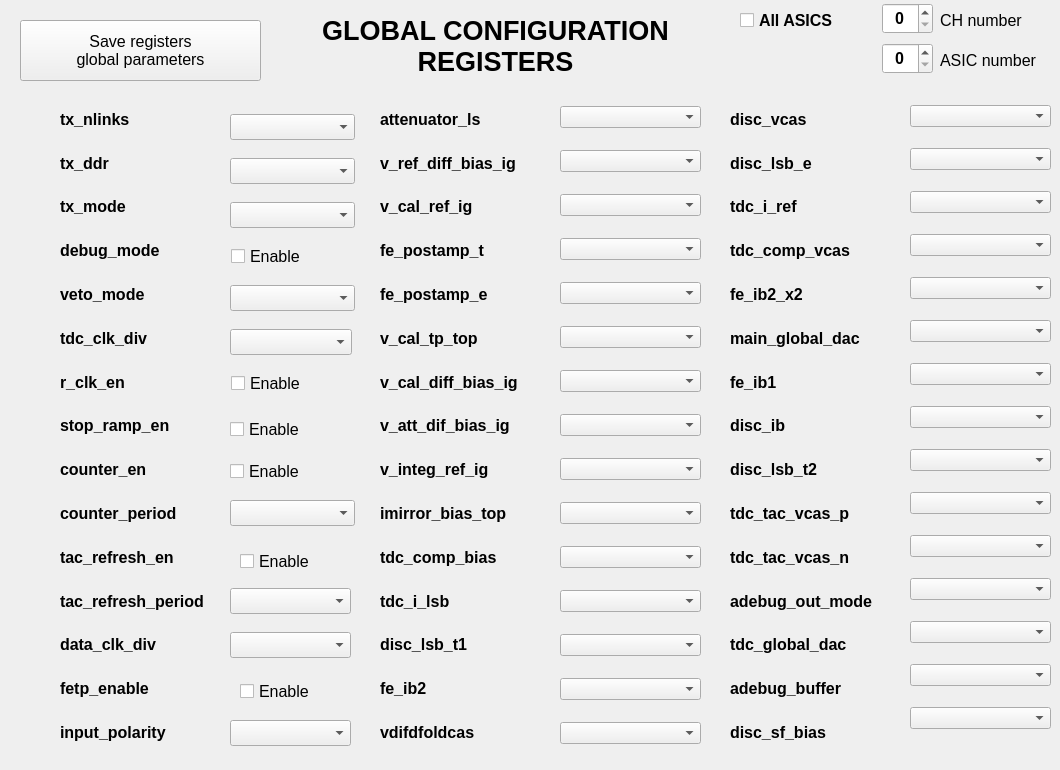
     <widget class="QWidget" name="GlobalASICconfig">
      <attribute name="title">
       <string>Global ASIC config</string>
      </attribute>
      <widget class="QPushButton" name="pushButton_reg_glob">
       <property name="geometry">
        <rect>
         <x>20</x>
         <y>20</y>
         <width>241</width>
         <height>61</height>
        </rect>
       </property>
       <property name="font">
        <font>
         <pointsize>12</pointsize>
        </font>
       </property>
       <property name="text">
        <string>Save registers
global parameters</string>
       </property>
      </widget>
      <widget class="QComboBox" name="comboBox_tx_ddr">
       <property name="geometry">
        <rect>
         <x>230</x>
         <y>158</y>
         <width>125</width>
         <height>26</height>
        </rect>
       </property>
      </widget>
      <widget class="QComboBox" name="comboBox_tx_mode">
       <property name="geometry">
        <rect>
         <x>230</x>
         <y>202</y>
         <width>125</width>
         <height>26</height>
        </rect>
       </property>
      </widget>
      <widget class="QComboBox" name="comboBox_veto_mode">
       <property name="geometry">
        <rect>
         <x>230</x>
         <y>285</y>
         <width>125</width>
         <height>26</height>
        </rect>
       </property>
      </widget>
      <widget class="QComboBox" name="comboBox_tdc_clk_div">
       <property name="geometry">
        <rect>
         <x>230</x>
         <y>329</y>
         <width>122</width>
         <height>26</height>
        </rect>
       </property>
      </widget>
      <widget class="QComboBox" name="comboBox_counter_period">
       <property name="geometry">
        <rect>
         <x>230</x>
         <y>500</y>
         <width>125</width>
         <height>26</height>
        </rect>
       </property>
      </widget>
      <widget class="QComboBox" name="comboBox_tac_refresh_period">
       <property name="geometry">
        <rect>
         <x>230</x>
         <y>588</y>
         <width>121</width>
         <height>26</height>
        </rect>
       </property>
      </widget>
      <widget class="QComboBox" name="comboBox_data_clk_div">
       <property name="geometry">
        <rect>
         <x>230</x>
         <y>632</y>
         <width>121</width>
         <height>26</height>
        </rect>
       </property>
      </widget>
      <widget class="QComboBox" name="comboBox_input_polarity">
       <property name="geometry">
        <rect>
         <x>230</x>
         <y>720</y>
         <width>121</width>
         <height>26</height>
        </rect>
       </property>
      </widget>
      <widget class="QCheckBox" name="checkBox_r_clk_en">
       <property name="enabled">
        <bool>true</bool>
       </property>
       <property name="geometry">
        <rect>
         <x>231</x>
         <y>372</y>
         <width>81</width>
         <height>22</height>
        </rect>
       </property>
       <property name="font">
        <font>
         <pointsize>12</pointsize>
        </font>
       </property>
       <property name="text">
        <string>Enable</string>
       </property>
      </widget>
      <widget class="QComboBox" name="comboBox_tx_nlinks">
       <property name="geometry">
        <rect>
         <x>230</x>
         <y>114</y>
         <width>125</width>
         <height>26</height>
        </rect>
       </property>
      </widget>
      <widget class="QCheckBox" name="checkBox_debug_mode">
       <property name="geometry">
        <rect>
         <x>231</x>
         <y>245</y>
         <width>81</width>
         <height>22</height>
        </rect>
       </property>
       <property name="font">
        <font>
         <pointsize>12</pointsize>
        </font>
       </property>
       <property name="text">
        <string>Enable</string>
       </property>
      </widget>
      <widget class="QWidget" name="layoutWidget_2">
       <property name="geometry">
        <rect>
         <x>910</x>
         <y>90</y>
         <width>141</width>
         <height>661</height>
        </rect>
       </property>
       <layout class="QVBoxLayout" name="verticalLayout_5">
        <item>
         <widget class="QComboBox" name="comboBox_disc_vcas"/>
        </item>
        <item>
         <widget class="QComboBox" name="comboBox_disc_lsb_e"/>
        </item>
        <item>
         <widget class="QComboBox" name="comboBox_tdc_i_ref"/>
        </item>
        <item>
         <widget class="QComboBox" name="comboBox_tdc_comp_vcas"/>
        </item>
        <item>
         <widget class="QComboBox" name="comboBox_fe_ib2_x2"/>
        </item>
        <item>
         <widget class="QComboBox" name="comboBox_main_global_dac"/>
        </item>
        <item>
         <widget class="QComboBox" name="comboBox_fe_ib1"/>
        </item>
        <item>
         <widget class="QComboBox" name="comboBox_disc_ib"/>
        </item>
        <item>
         <widget class="QComboBox" name="comboBox_disc_lsb_t2"/>
        </item>
        <item>
         <widget class="QComboBox" name="comboBox_tdc_tac_vcas_p"/>
        </item>
        <item>
         <widget class="QComboBox" name="comboBox_tdc_tac_vcas_n"/>
        </item>
        <item>
         <widget class="QComboBox" name="comboBox_adebug_out_mode"/>
        </item>
        <item>
         <widget class="QComboBox" name="comboBox_tdc_global_dac"/>
        </item>
        <item>
         <widget class="QComboBox" name="comboBox_adebug_buffer"/>
        </item>
        <item>
         <widget class="QComboBox" name="comboBox_disc_sf_bias"/>
        </item>
       </layout>
      </widget>
      <widget class="QCheckBox" name="checkBox_counter_en">
       <property name="geometry">
        <rect>
         <x>230</x>
         <y>460</y>
         <width>81</width>
         <height>22</height>
        </rect>
       </property>
       <property name="font">
        <font>
         <pointsize>12</pointsize>
        </font>
       </property>
       <property name="text">
        <string>Enable</string>
       </property>
      </widget>
      <widget class="QCheckBox" name="checkBox_tac_refresh_en">
       <property name="geometry">
        <rect>
         <x>240</x>
         <y>550</y>
         <width>81</width>
         <height>22</height>
        </rect>
       </property>
       <property name="font">
        <font>
         <pointsize>12</pointsize>
        </font>
       </property>
       <property name="text">
        <string>Enable</string>
       </property>
      </widget>
      <widget class="QCheckBox" name="checkBox_fetp_enable">
       <property name="geometry">
        <rect>
         <x>240</x>
         <y>680</y>
         <width>81</width>
         <height>22</height>
        </rect>
       </property>
       <property name="font">
        <font>
         <pointsize>12</pointsize>
        </font>
       </property>
       <property name="text">
        <string>Enable</string>
       </property>
      </widget>
      <widget class="QCheckBox" name="checkBox_stop_ramp_en">
       <property name="geometry">
        <rect>
         <x>230</x>
         <y>420</y>
         <width>85</width>
         <height>18</height>
        </rect>
       </property>
       <property name="font">
        <font>
         <pointsize>12</pointsize>
        </font>
       </property>
       <property name="text">
        <string>Enable</string>
       </property>
      </widget>
      <widget class="QWidget" name="layoutWidget">
       <property name="geometry">
        <rect>
         <x>60</x>
         <y>100</y>
         <width>164</width>
         <height>651</height>
        </rect>
       </property>
       <layout class="QVBoxLayout" name="verticalLayout">
        <item>
         <widget class="QLabel" name="label_7">
          <property name="font">
           <font>
            <pointsize>12</pointsize>
            <weight>75</weight>
            <bold>true</bold>
           </font>
          </property>
          <property name="text">
           <string>tx_nlinks</string>
          </property>
         </widget>
        </item>
        <item>
         <widget class="QLabel" name="label_8">
          <property name="font">
           <font>
            <pointsize>12</pointsize>
            <weight>75</weight>
            <bold>true</bold>
           </font>
          </property>
          <property name="text">
           <string>tx_ddr</string>
          </property>
         </widget>
        </item>
        <item>
         <widget class="QLabel" name="label_9">
          <property name="font">
           <font>
            <pointsize>12</pointsize>
            <weight>75</weight>
            <bold>true</bold>
           </font>
          </property>
          <property name="text">
           <string>tx_mode</string>
          </property>
         </widget>
        </item>
        <item>
         <widget class="QLabel" name="label_12">
          <property name="font">
           <font>
            <pointsize>12</pointsize>
            <weight>75</weight>
            <bold>true</bold>
           </font>
          </property>
          <property name="text">
           <string>debug_mode</string>
          </property>
         </widget>
        </item>
        <item>
         <widget class="QLabel" name="label_13">
          <property name="font">
           <font>
            <pointsize>12</pointsize>
            <weight>75</weight>
            <bold>true</bold>
           </font>
          </property>
          <property name="text">
           <string>veto_mode</string>
          </property>
         </widget>
        </item>
        <item>
         <widget class="QLabel" name="label_14">
          <property name="font">
           <font>
            <pointsize>12</pointsize>
            <weight>75</weight>
            <bold>true</bold>
           </font>
          </property>
          <property name="text">
           <string>tdc_clk_div</string>
          </property>
         </widget>
        </item>
        <item>
         <widget class="QLabel" name="label_15">
          <property name="font">
           <font>
            <pointsize>12</pointsize>
            <weight>75</weight>
            <bold>true</bold>
           </font>
          </property>
          <property name="text">
           <string>r_clk_en</string>
          </property>
         </widget>
        </item>
        <item>
         <widget class="QLabel" name="label_17">
          <property name="font">
           <font>
            <pointsize>12</pointsize>
            <weight>75</weight>
            <bold>true</bold>
           </font>
          </property>
          <property name="text">
           <string>stop_ramp_en</string>
          </property>
         </widget>
        </item>
        <item>
         <widget class="QLabel" name="label_18">
          <property name="font">
           <font>
            <pointsize>12</pointsize>
            <weight>75</weight>
            <bold>true</bold>
           </font>
          </property>
          <property name="text">
           <string>counter_en</string>
          </property>
         </widget>
        </item>
        <item>
         <widget class="QLabel" name="label_20">
          <property name="font">
           <font>
            <pointsize>12</pointsize>
            <weight>75</weight>
            <bold>true</bold>
           </font>
          </property>
          <property name="text">
           <string>counter_period</string>
          </property>
         </widget>
        </item>
        <item>
         <widget class="QLabel" name="label_21">
          <property name="font">
           <font>
            <pointsize>12</pointsize>
            <weight>75</weight>
            <bold>true</bold>
           </font>
          </property>
          <property name="text">
           <string>tac_refresh_en</string>
          </property>
         </widget>
        </item>
        <item>
         <widget class="QLabel" name="label_22">
          <property name="font">
           <font>
            <pointsize>12</pointsize>
            <weight>75</weight>
            <bold>true</bold>
           </font>
          </property>
          <property name="text">
           <string>tac_refresh_period</string>
          </property>
         </widget>
        </item>
        <item>
         <widget class="QLabel" name="label_23">
          <property name="font">
           <font>
            <pointsize>12</pointsize>
            <weight>75</weight>
            <bold>true</bold>
           </font>
          </property>
          <property name="text">
           <string>data_clk_div</string>
          </property>
         </widget>
        </item>
        <item>
         <widget class="QLabel" name="label_25">
          <property name="font">
           <font>
            <pointsize>12</pointsize>
            <weight>75</weight>
            <bold>true</bold>
           </font>
          </property>
          <property name="text">
           <string>fetp_enable</string>
          </property>
         </widget>
        </item>
        <item>
         <widget class="QLabel" name="label_26">
          <property name="font">
           <font>
            <pointsize>12</pointsize>
            <weight>75</weight>
            <bold>true</bold>
           </font>
          </property>
          <property name="text">
           <string>input_polarity</string>
          </property>
         </widget>
        </item>
       </layout>
      </widget>
      <widget class="QWidget" name="layoutWidget">
       <property name="geometry">
        <rect>
         <x>380</x>
         <y>100</y>
         <width>157</width>
         <height>651</height>
        </rect>
       </property>
       <layout class="QVBoxLayout" name="verticalLayout_2">
        <item>
         <widget class="QLabel" name="label_27">
          <property name="font">
           <font>
            <pointsize>12</pointsize>
            <weight>75</weight>
            <bold>true</bold>
           </font>
          </property>
          <property name="text">
           <string>attenuator_ls</string>
          </property>
         </widget>
        </item>
        <item>
         <widget class="QLabel" name="label_28">
          <property name="font">
           <font>
            <pointsize>12</pointsize>
            <weight>75</weight>
            <bold>true</bold>
           </font>
          </property>
          <property name="text">
           <string>v_ref_diff_bias_ig</string>
          </property>
         </widget>
        </item>
        <item>
         <widget class="QLabel" name="label_29">
          <property name="font">
           <font>
            <pointsize>12</pointsize>
            <weight>75</weight>
            <bold>true</bold>
           </font>
          </property>
          <property name="text">
           <string>v_cal_ref_ig</string>
          </property>
         </widget>
        </item>
        <item>
         <widget class="QLabel" name="label_30">
          <property name="font">
           <font>
            <pointsize>12</pointsize>
            <weight>75</weight>
            <bold>true</bold>
           </font>
          </property>
          <property name="text">
           <string>fe_postamp_t</string>
          </property>
         </widget>
        </item>
        <item>
         <widget class="QLabel" name="label_31">
          <property name="font">
           <font>
            <pointsize>12</pointsize>
            <weight>75</weight>
            <bold>true</bold>
           </font>
          </property>
          <property name="text">
           <string>fe_postamp_e</string>
          </property>
         </widget>
        </item>
        <item>
         <widget class="QLabel" name="label_32">
          <property name="font">
           <font>
            <pointsize>12</pointsize>
            <weight>75</weight>
            <bold>true</bold>
           </font>
          </property>
          <property name="text">
           <string>v_cal_tp_top</string>
          </property>
         </widget>
        </item>
        <item>
         <widget class="QLabel" name="label_33">
          <property name="font">
           <font>
            <pointsize>12</pointsize>
            <weight>75</weight>
            <bold>true</bold>
           </font>
          </property>
          <property name="text">
           <string>v_cal_diff_bias_ig</string>
          </property>
         </widget>
        </item>
        <item>
         <widget class="QLabel" name="label_34">
          <property name="font">
           <font>
            <pointsize>12</pointsize>
            <weight>75</weight>
            <bold>true</bold>
           </font>
          </property>
          <property name="text">
           <string>v_att_dif_bias_ig</string>
          </property>
         </widget>
        </item>
        <item>
         <widget class="QLabel" name="label_35">
          <property name="font">
           <font>
            <pointsize>12</pointsize>
            <weight>75</weight>
            <bold>true</bold>
           </font>
          </property>
          <property name="text">
           <string>v_integ_ref_ig</string>
          </property>
         </widget>
        </item>
        <item>
         <widget class="QLabel" name="label_36">
          <property name="font">
           <font>
            <pointsize>12</pointsize>
            <weight>75</weight>
            <bold>true</bold>
           </font>
          </property>
          <property name="text">
           <string>imirror_bias_top</string>
          </property>
         </widget>
        </item>
        <item>
         <widget class="QLabel" name="label_37">
          <property name="font">
           <font>
            <pointsize>12</pointsize>
            <weight>75</weight>
            <bold>true</bold>
           </font>
          </property>
          <property name="text">
           <string>tdc_comp_bias</string>
          </property>
         </widget>
        </item>
        <item>
         <widget class="QLabel" name="label_38">
          <property name="font">
           <font>
            <pointsize>12</pointsize>
            <weight>75</weight>
            <bold>true</bold>
           </font>
          </property>
          <property name="text">
           <string>tdc_i_lsb</string>
          </property>
         </widget>
        </item>
        <item>
         <widget class="QLabel" name="label_39">
          <property name="font">
           <font>
            <pointsize>12</pointsize>
            <weight>75</weight>
            <bold>true</bold>
           </font>
          </property>
          <property name="text">
           <string>disc_lsb_t1</string>
          </property>
         </widget>
        </item>
        <item>
         <widget class="QLabel" name="label_40">
          <property name="font">
           <font>
            <pointsize>12</pointsize>
            <weight>75</weight>
            <bold>true</bold>
           </font>
          </property>
          <property name="text">
           <string>fe_ib2</string>
          </property>
         </widget>
        </item>
        <item>
         <widget class="QLabel" name="label_41">
          <property name="font">
           <font>
            <pointsize>12</pointsize>
            <weight>75</weight>
            <bold>true</bold>
           </font>
          </property>
          <property name="text">
           <string>vdifdfoldcas</string>
          </property>
         </widget>
        </item>
       </layout>
      </widget>
      <widget class="QWidget" name="layoutWidget">
       <property name="geometry">
        <rect>
         <x>560</x>
         <y>90</y>
         <width>141</width>
         <height>671</height>
        </rect>
       </property>
       <layout class="QVBoxLayout" name="verticalLayout_3">
        <item>
         <widget class="QComboBox" name="comboBox_attenuator_ls"/>
        </item>
        <item>
         <widget class="QComboBox" name="comboBox_v_ref_diff_bias_ig"/>
        </item>
        <item>
         <widget class="QComboBox" name="comboBox_v_cal_ref_ig"/>
        </item>
        <item>
         <widget class="QComboBox" name="comboBox_fe_postamp_t"/>
        </item>
        <item>
         <widget class="QComboBox" name="comboBox_fe_postamp_e"/>
        </item>
        <item>
         <widget class="QComboBox" name="comboBox_v_cal_tp_top"/>
        </item>
        <item>
         <widget class="QComboBox" name="comboBox_v_cal_diff_bias_ig"/>
        </item>
        <item>
         <widget class="QComboBox" name="comboBox_v_att_diff_bias_ig"/>
        </item>
        <item>
         <widget class="QComboBox" name="comboBox_v_integ_ref_ig"/>
        </item>
        <item>
         <widget class="QComboBox" name="comboBox_imirror_bias_top"/>
        </item>
        <item>
         <widget class="QComboBox" name="comboBox_tdc_comp_bias"/>
        </item>
        <item>
         <widget class="QComboBox" name="comboBox_tdc_i_lsb"/>
        </item>
        <item>
         <widget class="QComboBox" name="comboBox_disc_lsb_t1"/>
        </item>
        <item>
         <widget class="QComboBox" name="comboBox_fe_ib2"/>
        </item>
        <item>
         <widget class="QComboBox" name="comboBox_vdifffoldcas"/>
        </item>
       </layout>
      </widget>
      <widget class="QWidget" name="layoutWidget">
       <property name="geometry">
        <rect>
         <x>730</x>
         <y>100</y>
         <width>162</width>
         <height>651</height>
        </rect>
       </property>
       <layout class="QVBoxLayout" name="verticalLayout_4">
        <item>
         <widget class="QLabel" name="label_42">
          <property name="font">
           <font>
            <pointsize>12</pointsize>
            <weight>75</weight>
            <bold>true</bold>
           </font>
          </property>
          <property name="text">
           <string>disc_vcas</string>
          </property>
         </widget>
        </item>
        <item>
         <widget class="QLabel" name="label_43">
          <property name="font">
           <font>
            <pointsize>12</pointsize>
            <weight>75</weight>
            <bold>true</bold>
           </font>
          </property>
          <property name="text">
           <string>disc_lsb_e</string>
          </property>
         </widget>
        </item>
        <item>
         <widget class="QLabel" name="label_44">
          <property name="font">
           <font>
            <pointsize>12</pointsize>
            <weight>75</weight>
            <bold>true</bold>
           </font>
          </property>
          <property name="text">
           <string>tdc_i_ref</string>
          </property>
         </widget>
        </item>
        <item>
         <widget class="QLabel" name="label_45">
          <property name="font">
           <font>
            <pointsize>12</pointsize>
            <weight>75</weight>
            <bold>true</bold>
           </font>
          </property>
          <property name="text">
           <string>tdc_comp_vcas</string>
          </property>
         </widget>
        </item>
        <item>
         <widget class="QLabel" name="label_46">
          <property name="font">
           <font>
            <pointsize>12</pointsize>
            <weight>75</weight>
            <bold>true</bold>
           </font>
          </property>
          <property name="text">
           <string>fe_ib2_x2</string>
          </property>
         </widget>
        </item>
        <item>
         <widget class="QLabel" name="label_47">
          <property name="font">
           <font>
            <pointsize>12</pointsize>
            <weight>75</weight>
            <bold>true</bold>
           </font>
          </property>
          <property name="text">
           <string>main_global_dac</string>
          </property>
         </widget>
        </item>
        <item>
         <widget class="QLabel" name="label_48">
          <property name="font">
           <font>
            <pointsize>12</pointsize>
            <weight>75</weight>
            <bold>true</bold>
           </font>
          </property>
          <property name="text">
           <string>fe_ib1</string>
          </property>
         </widget>
        </item>
        <item>
         <widget class="QLabel" name="label_49">
          <property name="font">
           <font>
            <pointsize>12</pointsize>
            <weight>75</weight>
            <bold>true</bold>
           </font>
          </property>
          <property name="text">
           <string>disc_ib</string>
          </property>
         </widget>
        </item>
        <item>
         <widget class="QLabel" name="label_50">
          <property name="font">
           <font>
            <pointsize>12</pointsize>
            <weight>75</weight>
            <bold>true</bold>
           </font>
          </property>
          <property name="text">
           <string>disc_lsb_t2</string>
          </property>
         </widget>
        </item>
        <item>
         <widget class="QLabel" name="label_51">
          <property name="font">
           <font>
            <pointsize>12</pointsize>
            <weight>75</weight>
            <bold>true</bold>
           </font>
          </property>
          <property name="text">
           <string>tdc_tac_vcas_p</string>
          </property>
         </widget>
        </item>
        <item>
         <widget class="QLabel" name="label_52">
          <property name="font">
           <font>
            <pointsize>12</pointsize>
            <weight>75</weight>
            <bold>true</bold>
           </font>
          </property>
          <property name="text">
           <string>tdc_tac_vcas_n</string>
          </property>
         </widget>
        </item>
        <item>
         <widget class="QLabel" name="label_53">
          <property name="font">
           <font>
            <pointsize>12</pointsize>
            <weight>75</weight>
            <bold>true</bold>
           </font>
          </property>
          <property name="text">
           <string>adebug_out_mode</string>
          </property>
         </widget>
        </item>
        <item>
         <widget class="QLabel" name="label_54">
          <property name="font">
           <font>
            <pointsize>12</pointsize>
            <weight>75</weight>
            <bold>true</bold>
           </font>
          </property>
          <property name="text">
           <string>tdc_global_dac</string>
          </property>
         </widget>
        </item>
        <item>
         <widget class="QLabel" name="label_55">
          <property name="font">
           <font>
            <pointsize>12</pointsize>
            <weight>75</weight>
            <bold>true</bold>
           </font>
          </property>
          <property name="text">
           <string>adebug_buffer</string>
          </property>
         </widget>
        </item>
        <item>
         <widget class="QLabel" name="label_57">
          <property name="font">
           <font>
            <pointsize>12</pointsize>
            <weight>75</weight>
            <bold>true</bold>
           </font>
          </property>
          <property name="text">
           <string>disc_sf_bias</string>
          </property>
         </widget>
        </item>
       </layout>
      </widget>
      <widget class="QCheckBox" name="checkBox_all_ASIC">
       <property name="geometry">
        <rect>
         <x>740</x>
         <y>10</y>
         <width>131</width>
         <height>20</height>
        </rect>
       </property>
       <property name="font">
        <font>
         <pointsize>12</pointsize>
         <weight>75</weight>
         <bold>true</bold>
        </font>
       </property>
       <property name="text">
        <string>All ASICS</string>
       </property>
      </widget>
      <widget class="QSpinBox" name="spinBox_ch_number_2">
       <property name="geometry">
        <rect>
         <x>882</x>
         <y>3</y>
         <width>51</width>
         <height>31</height>
        </rect>
       </property>
       <property name="font">
        <font>
         <pointsize>12</pointsize>
         <weight>75</weight>
         <bold>true</bold>
        </font>
       </property>
       <property name="alignment">
        <set>Qt::AlignCenter</set>
       </property>
      </widget>
      <widget class="QLabel" name="label_24">
       <property name="geometry">
        <rect>
         <x>940</x>
         <y>10</y>
         <width>101</width>
         <height>20</height>
        </rect>
       </property>
       <property name="font">
        <font>
         <pointsize>12</pointsize>
         <kerning>false</kerning>
        </font>
       </property>
       <property name="text">
        <string>CH number</string>
       </property>
      </widget>
      <widget class="QSpinBox" name="spinBox_ASIC_n">
       <property name="geometry">
        <rect>
         <x>882</x>
         <y>43</y>
         <width>51</width>
         <height>31</height>
        </rect>
       </property>
       <property name="font">
        <font>
         <pointsize>12</pointsize>
         <weight>75</weight>
         <bold>true</bold>
        </font>
       </property>
       <property name="alignment">
        <set>Qt::AlignCenter</set>
       </property>
      </widget>
      <widget class="QLabel" name="label_56">
       <property name="geometry">
        <rect>
         <x>940</x>
         <y>50</y>
         <width>111</width>
         <height>20</height>
        </rect>
       </property>
       <property name="font">
        <font>
         <pointsize>12</pointsize>
         <kerning>false</kerning>
        </font>
       </property>
       <property name="text">
        <string>ASIC number</string>
       </property>
      </widget>
      <widget class="QLabel" name="label_296">
       <property name="geometry">
        <rect>
         <x>280</x>
         <y>10</y>
         <width>431</width>
         <height>71</height>
        </rect>
       </property>
       <property name="font">
        <font>
         <pointsize>20</pointsize>
         <weight>75</weight>
         <bold>true</bold>
        </font>
       </property>
       <property name="text">
        <string>GLOBAL CONFIGURATION 
REGISTERS</string>
       </property>
       <property name="alignment">
        <set>Qt::AlignCenter</set>
       </property>
      </widget>
      <zorder>layoutWidget</zorder>
      <zorder>layoutWidget</zorder>
      <zorder>layoutWidget</zorder>
      <zorder>layoutWidget</zorder>
      <zorder>pushButton_reg_glob</zorder>
      <zorder>comboBox_tx_ddr</zorder>
      <zorder>comboBox_tx_mode</zorder>
      <zorder>comboBox_veto_mode</zorder>
      <zorder>comboBox_tdc_clk_div</zorder>
      <zorder>comboBox_counter_period</zorder>
      <zorder>comboBox_tac_refresh_period</zorder>
      <zorder>comboBox_data_clk_div</zorder>
      <zorder>comboBox_input_polarity</zorder>
      <zorder>checkBox_r_clk_en</zorder>
      <zorder>comboBox_tx_nlinks</zorder>
      <zorder>checkBox_debug_mode</zorder>
      <zorder>layoutWidget_2</zorder>
      <zorder>checkBox_counter_en</zorder>
      <zorder>checkBox_tac_refresh_en</zorder>
      <zorder>checkBox_fetp_enable</zorder>
      <zorder>checkBox_stop_ramp_en</zorder>
      <zorder>checkBox_all_ASIC</zorder>
      <zorder>spinBox_ch_number_2</zorder>
      <zorder>label_24</zorder>
      <zorder>spinBox_ASIC_n</zorder>
      <zorder>label_56</zorder>
      <zorder>label_296</zorder>
     </widget>
